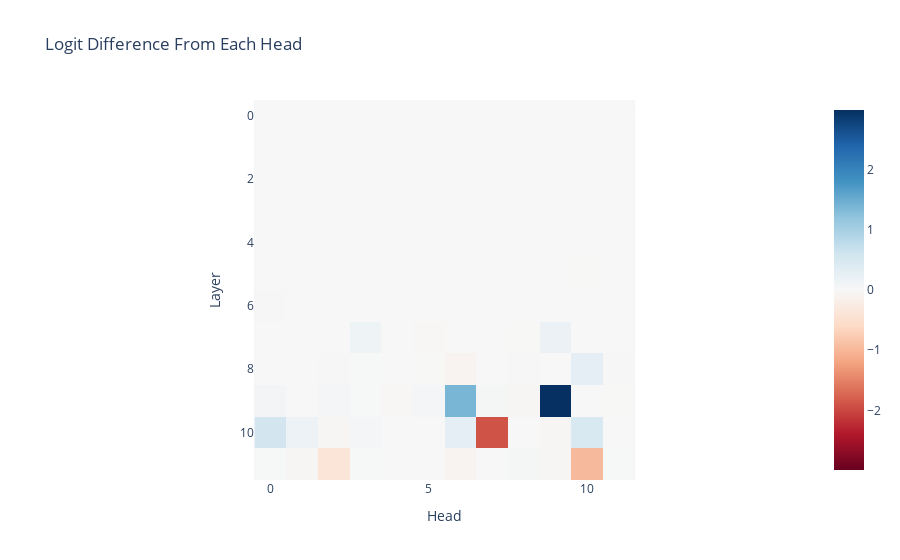

Notebook source saved alongside this figure:
### Markdown cell above
We can further break down the output of each attention layer into the sum of the outputs of each attention head. Each attention layer consists of 12 heads, which each act independently and additively.

<details> <summary>Decomposing attention output into sums of heads</summary> 
The standard way to compute the output of an attention layer is by concatenating the mixed values of each head, and multiplying by a big output weight matrix. But as described in [A Mathematical Framework](https://transformer-circuits.pub/2021/framework/index.html) this is equivalent to splitting the output weight matrix into a per-head output (here `model.blocks[k].attn.W_O`) and adding them up (including an overall bias term for the entire layer)
</details>

We see that only a few heads really matter - heads L9H6 and L9H9 contribute a lot positively (explaining why attention layer 9 is so important), while heads L10H7 and L11H10 contribute a lot negatively (explaining why attention layer 10 and layer 11 are actively harmful). These correspond to (some of) the name movers and negative name movers discussed in the paper. There are also several heads that matter positively or negatively but less strongly (other name movers and backup name movers)

There are a few meta observations worth making here - our model has 144 heads, yet we could localise this behaviour to a handful of specific heads, using straightforward, general techniques. This supports the claim in [A Mathematical Framework](https://transformer-circuits.pub/2021/framework/index.html) that attention heads are the right level of abstraction to understand attention. It also really surprising that there are *negative* heads - eg L10H7 makes the incorrect logit 7x *more* likely. I'm not sure what's going on there, though the paper discusses some possibilities.

### Code cell
per_head_residual, labels = cache.stack_head_results(
    layer=-1, pos_slice=-1, return_labels=True
)
per_head_logit_diffs = residual_stack_to_logit_diff(per_head_residual, cache)
per_head_logit_diffs = einops.rearrange(
    per_head_logit_diffs,
    "(layer head_index) -> layer head_index",
    layer=model.cfg.n_layers,
    head_index=model.cfg.n_heads,
)
imshow(
    per_head_logit_diffs,
    labels={"x": "Head", "y": "Layer"},
    title="Logit Difference From Each Head",
)

### Figure 1 — Plotly figure (JSON) as saved in the notebook; plotly's stock layout.template omitted (floating-point values rounded to 4 significant figures; data arrays with more than 128 entries replaced by an {"elided": "..."} marker saying what was removed)
{"data": [{"coloraxis": "coloraxis", "hovertemplate": "Head: %{x}<br>Layer: %{y}<br>color: %{z}<extra></extra>", "name": "0", "type": "heatmap", "xaxis": "x", "yaxis": "y", "z": {"elided": "12x12 float values"}}], "layout": {"coloraxis": {"cmid": 0, "colorscale": [[0, "rgb(103,0,31)"], [0.1, "rgb(178,24,43)"], [0.2, "rgb(214,96,77)"], [0.3, "rgb(244,165,130)"], [0.4, "rgb(253,219,199)"], [0.5, "rgb(247,247,247)"], [0.6, "rgb(209,229,240)"], [0.7, "rgb(146,197,222)"], [0.8, "rgb(67,147,195)"], [0.9, "rgb(33,102,172)"], [1, "rgb(5,48,97)"]]}, "title": {"text": "Logit Difference From Each Head"}, "xaxis": {"anchor": "y", "constrain": "domain", "domain": [0, 1], "scaleanchor": "y", "title": {"text": "Head"}}, "yaxis": {"anchor": "x", "autorange": "reversed", "constrain": "domain", "domain": [0, 1], "title": {"text": "Layer"}}}}
